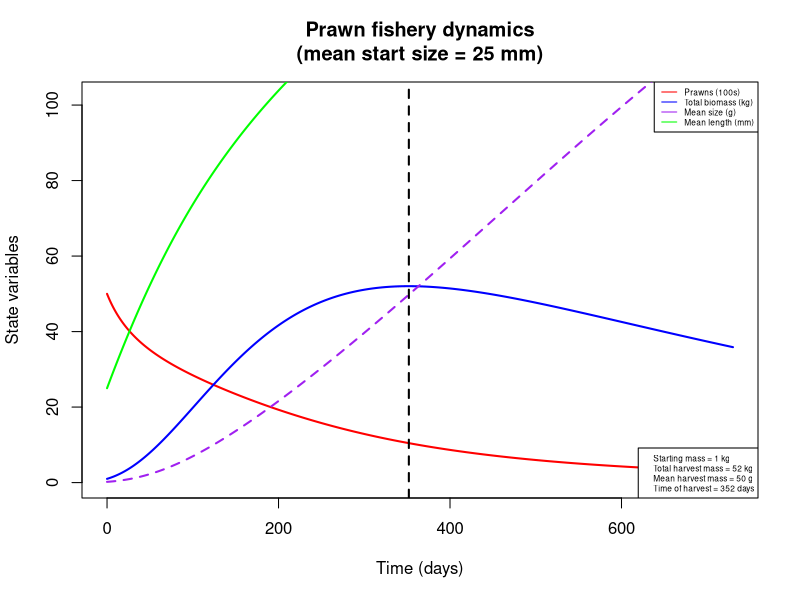
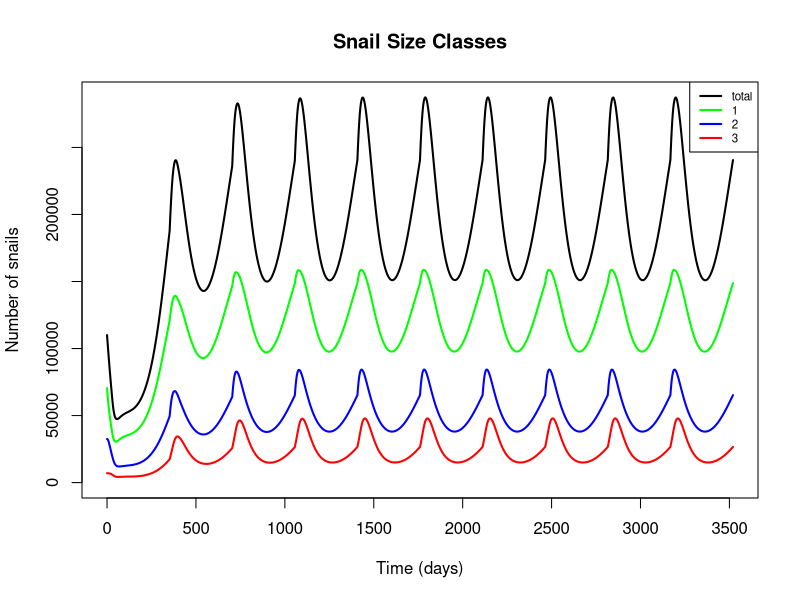
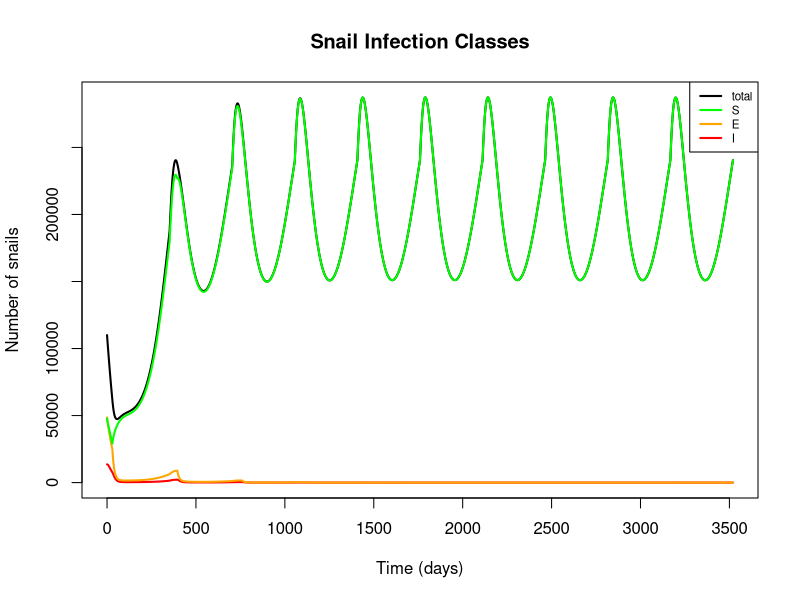
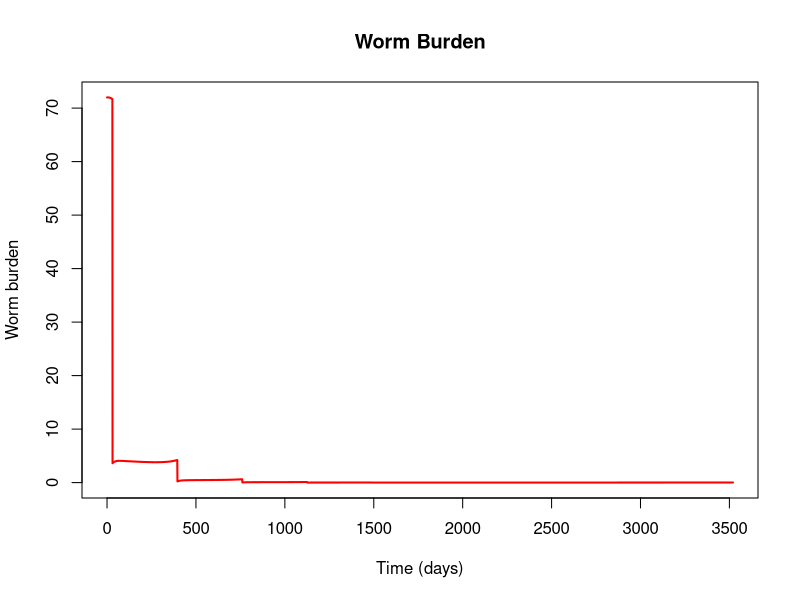
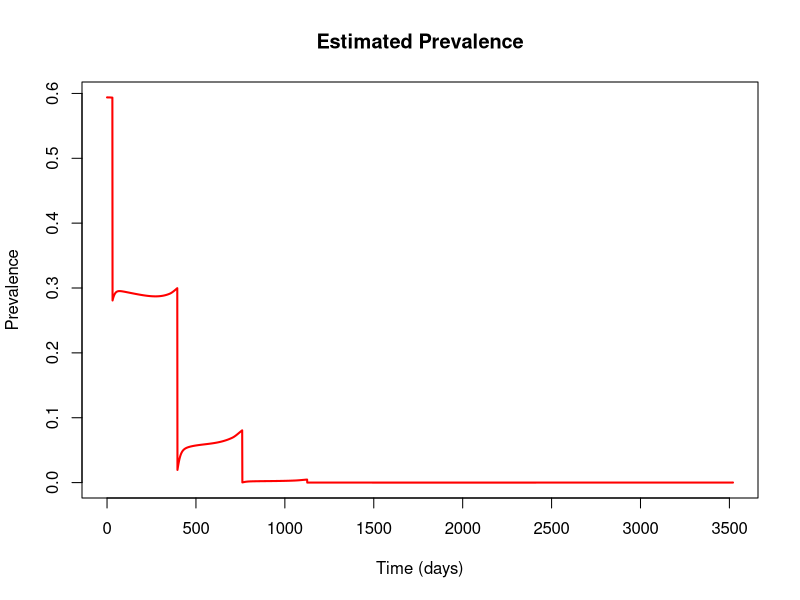
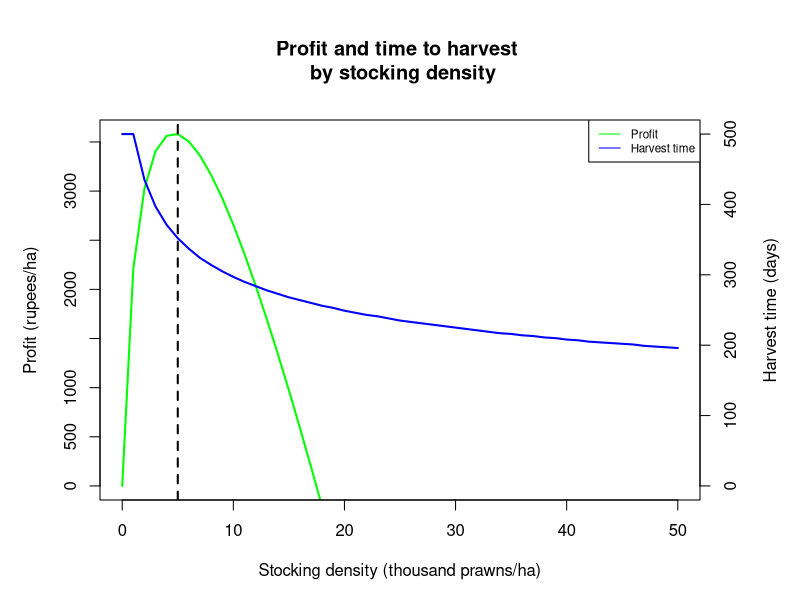
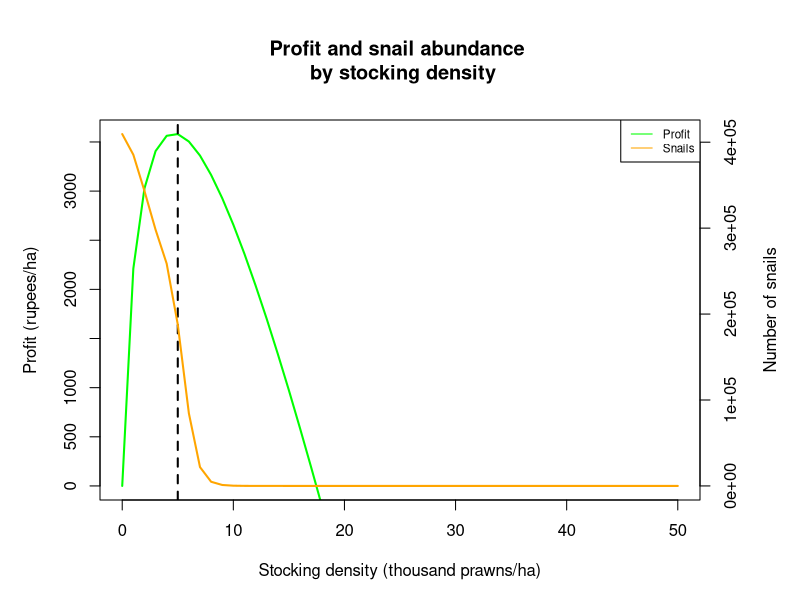
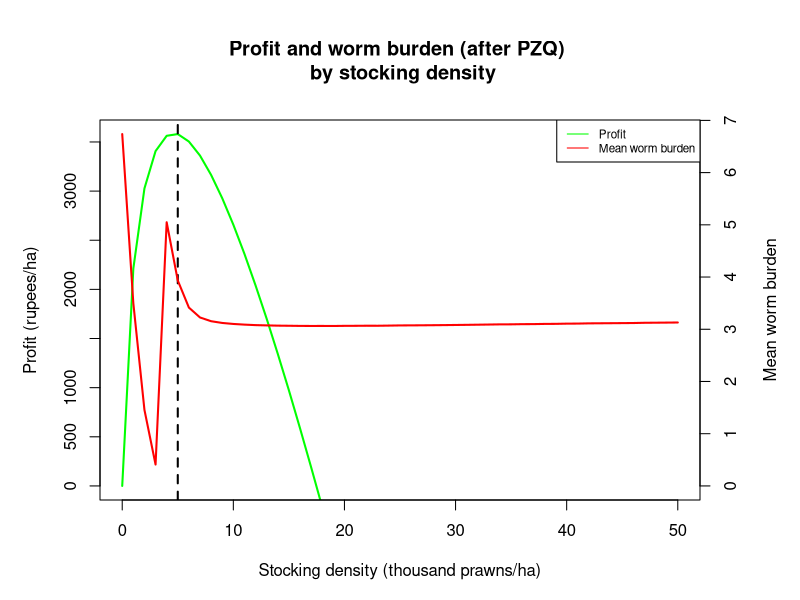

Write R code to recreate these figures, in order. (Note: this script raises an error after producing the figures.)
#### Full snail-prawn model including epidemiological, predation, and aquaculture components

## To-do list:
  # Understand implications of diagonal transition structure
  # Simulations: basic, Gates, natural restoration (simple approximation)
  # Sensitivity analysis
  # Other modeling ideas, time permitting:
    # Incorporate seasonality?

require(deSolve)
require(cowplot)
require(scales)

snail_prawn_model = function(t, n, parameters) { 
  with(as.list(parameters),{
    
    S1=n[1]
    S2=n[2]
    S3=n[3]
    E1=n[4]
    E2=n[5]
    E3=n[6]
    I2=n[7]
    I3=n[8]
    W=n[9]
    P=n[10]
    L=n[11]
    
    N1 = S1+E1     # Total snails of size class 1
    N2 = S2+E2+I2  # Total snails of size class 2
    N3 = S3+E3+I3  # Total snails of size class 3
    N = N1+N2+N3   # Total number of snails
    
    # Miracidial density per person as a function of mean worm burden (W) and miracidial shedding rate (m)
    M = m*0.5*W
    
    # Mean and total prawn biomass, converting from length (mm) to weight (g)
    Bm.p = (a.p/10)*(L/10)^b.p
    Bm.t = P*Bm.p
    
    # Mean snail biomass in each size class, converting from length (cm) to weight (g)
    Bm.n1 = a.s*0.4^b.s  # 4mm size class
    Bm.n2 = a.s*0.8^b.s  # 8mm size class
    Bm.n3 = a.s*1.2^b.s  # 12mm size class
    
    # Prawn-to-snail mass ratios for each size class
    Bm.r1 = Bm.p / Bm.n1
    Bm.r2 = Bm.p / Bm.n2
    Bm.r3 = Bm.p / Bm.n3
    
    # Attack rates for each size class as a function of biomass ratio
    alpha1 = ifelse(-log(3) + ar*log(Bm.r1) > 0, -log(3) + ar*log(Bm.r1), 0)
    alpha2 = ifelse(-log(3) + ar*log(Bm.r2) > 0, -log(3) + ar*log(Bm.r2), 0)
    alpha3 = ifelse(-log(3) + ar*log(Bm.r3) > 0, -log(3) + ar*log(Bm.r3), 0)
    
    # Adjusted attack rates, accounting for area of interest and limiting factors in the wild
    alpha_star1 = alpha1*s/A
    alpha_star2 = alpha2*s/A
    alpha_star3 = alpha3*s/A
    
    # Handling times for each size class as a function of biomass ratio
    handle1 = 1/(th*Bm.r1)
    handle2 = 1/(th*Bm.r2)
    handle3 = 1/(th*Bm.r3)
    
    # Functional responses for each size class
    psi1 = (P*alpha_star1) / (1+sum(alpha_star1*handle1*N1, alpha_star2*handle2*N2, alpha_star3*handle3*N3))
    psi2 = (P*alpha_star2) / (1+sum(alpha_star1*handle1*N1, alpha_star2*handle2*N2, alpha_star3*handle3*N3))
    psi3 = (P*alpha_star3) / (1+sum(alpha_star1*handle1*N1, alpha_star2*handle2*N2, alpha_star3*handle3*N3))
    
    # Fraction of E2 snails that transition directly to I3
    rho = g2/sigma
    
    ## Model equations:
    
    # Susceptible snails, class 1
    dS1dt = f*(1-N/(Kn*A))*(S2+S3+z*(E2+E3)) - muN1*S1 - psi1*S1 - g1*S1 - beta*M*H*S1
    
    # Susceptible snails, class 2
    dS2dt = g1*S1 - muN2*S2 - psi2*S2 - g2*S2 - beta*M*H*S2
    
    # Susceptible snails, class 3
    dS3dt = g2*S2 - muN3*S3 - psi3*S3 - beta*M*H*S3
    
    # Exposed (prepatent) snails, class 1
    dE1dt = beta*M*H*S1 - muN1*E1 - psi1*E1 - sigma*E1
    
    # Exposed (prepatent) snails, class 2
    dE2dt = beta*M*H*S2 - muN2*E2 - psi2*E2 - sigma*E2
    
    # Exposed (prepatent) snails, class 3
    dE3dt = beta*M*H*S3 - muN3*E3 - psi3*E3 - sigma*E3
    
    # Infectious (shedding) snails, class 2
    dI2dt = sigma*E1 + sigma*(1-rho)*E2 - (muN2 + muI)*I2 - psi2*I2
    
    # Infectious (shedding) snails, class 3
    dI3dt = sigma*rho*E2 + sigma*E3 - (muN3 + muI)*I3 - psi3*I3
    
    # Mean human worm burden
    dWdt = lambda*I2/A + theta*lambda*I3/A - (muW + muH)*W
    
    # Prawn abundance
    dPdt = -P*(muP*Bm.p^d + phi*Bm.t/(A/10000))
    
    # Mean prawn length (mm)
    dLdt = k/(1+gam*Bm.t/(A/10000))*(linf - L)
    
    
    return(list(c(dS1dt, dS2dt, dS3dt, dE1dt, dE2dt, dE3dt, dI2dt, dI3dt, dWdt, dPdt, dLdt)))
  }) 
} 


## Set initial values and parameters
#  Default settings: area = 10000, P = 5000/ha, L = 25 (0.2g post-larvae)
#  Gates settings: area = 20000; P = 500, 1000, 2500, 5000, 10000/ha; L = 67 or 100 (5g or 20g adults)
area = 10000
nstart = c(S1 = 3.54*area, S2 = 1.02*area, S3 = 0.22*area, E1 = 3.51*area, E2 = 1.1*area, E3 = 0.25*area, 
           I2 = 1.13*area, I3 = 0.23*area, W = 72, P = 5000*area/10000, L = 25)
time = seq(0, 365*2, 1)

parameters=c(
  # Location parameters
  A = area,             # Area of site of interest, m^2
  H = 1000,             # Human population at site of interest
  
  # Snail reproductive parameters
  f = 0.26,             # Birth rate of adult snails (snails/reproductive snail/day, including survival to detection - more like a recruitment rate); 
                        #   adjusted from Sokolow et al. 2015 to account for the fact that class 1 snails are assumed to be juveniles and therefore don't reproduce
  Kn = 50,              # Carrying capacity of snails (snails/m^2), from Sokolow et al. 2015
  z = 0.5,              # Fraction of prepatent snails that can reproduce, from Sokolow et al. 2015
  
  # Snail growth parameters
  a.s = 0.187178454,    # Allometric parameter for snail length-weight relationship, fitted to Sanna's data on B. glabrata
  b.s = 2.536764792,    # Allometric parameter for snail length-weight relationship, fitted to Sanna's data on B. glabrata
  g1 = 1/37,            # Growth rate of small snails (size class transition rate, in terms of days to grow 4mm; adapted from McCreesh et al. 2014, assuming water temp. of 25 C)
  g2 = 1/62,            # Growth rate of medium snails (size class transition rate, in terms of days to grow 4mm; adapted from McCreesh et al. 2014, assuming water temp. of 25 C)
  
  # Snail mortality parameters
  muN1 = 1/40,          # Natural mortality rate of small snails (deaths/snail/day; assume mean lifespan = 50 days)
  muN2 = 1/50,          # Natural mortality rate of medium snails (deaths/snail/day; assume mean lifespan = 50 days)
  muN3 = 1/60,          # Natural mortality rate of large snails (deaths/snail/day; assume mean lifespan = 50 days)
  muI = 1/10,           # Additional mortality rate of shedding snails as a result of infection, from Sokolow et al. 2015
  
  # Prawn growth parameters
  a.p = 0.096868,       # Allometric parameter for prawn length-weight relationship, from Lalrinsanga et al. 2012 (M. rosenbergii, growout phase)
  b.p = 3.2944,         # Allometric parameter for prawn length-weight relationship, from Lalrinsanga et al. 2012 (M. rosenbergii, growout phase)
  k = 0.00339726,       # Growth coefficient, from Nwosu & Wolfi 2006 (M. vollenhovenii); alternate value for M. rosenbergii, from Sampaio & Valenti 1996: 0.0104333333
  linf = 206,           # Max length (mm), from Nwosu & Wolfi 2006 (M. vollenhovenii)
  gam = 1e-5,           # Density-dependent growth parameter (based on biomass per hectare); informally adjusted based on Ranjeet & Kurup 2010
  
  # Prawn mortality parameters
  muP = 0.00610958904,  # Prawn mortality at unit weight, from Lorenzen 1996 (pond aquaculture)
  d = -0.382,           # Exponential relationship of weight with mortality, from Lorenzen 1996 (pond aquaculture)
  phi = 5e-8,           # Density-dependent mortality parameter (based on biomass per hectare); informally adjusted based on Ranjeet & Kurup 2010
  
  # Predation parameters
  ar = 1.1906,          # Coefficient for relationship between biomass ratio and attack rate, fitted to data from Sokolow et al. 2014
  th = 0.38561,         # Coefficient for relationship between biomass ratio and handling time, fitted to data from Sokolow et al. 2014
  s = 1/30,             # Scale factor limiting prawn attack rate in the wild (vs. lab conditions);
                        #   decreased from 1/10 to 1/30 in size class model to match expected elimination threshold
  
  # Infection parameters
  beta = 2e-6,          # Human-to-snail infection probability in reference area (infected snails/miracidia/snail/day); adjusted from Sokolow et al. 2015 (original value: 4e-6)
  m = 0.8,              # Miracidial shedding rate per adult female worm divided by miracidial mortality; from Sokolow et al. 2015
  sigma = 1/30,         # Latent period for exposed snails (infectious snails/exposed snail/day); adjusted from Sokolow et al. 2015 (original value: 1/50)
  lambda = 4e-2,        # Snail-to-human infection probability scaled to 1 m^2 (composite including cercarial shedding, mortality, infection, survival to patency); 
                        #   adjusted from Sokolow et al. 2015 (original value: 0.1)
  theta = 2,            # Scale factor describing increase in cercarial shedding rate in larger snails; from Chu & Dawood 1970 (estimated to be between 2 and 10)
  
  # Schisto mortality parameters
  muW = 1/(3.3*365),    # Natural mortality rate of adult worms in humans, assuming average lifespan of 3.3 years, from Sokolow et al. 2015
  muH = 1/(60*365)      # Natural mortality of humans (contributing to worm mortality), assuming average lifespan of 60 years, from Sokolow et al. 2015
)



## Run model and assess outcomes over one or more aquaculture cycles

# Start with single run to calculate the time to optimal harvest and other fisheries statistics
output = as.data.frame(ode(nstart, time, snail_prawn_model, parameters))
output$B = ((parameters['a.p']*(output$L/10)^parameters['b.p'])/10)       # Mean prawn biomass, transformed from length using allometric equation
output$Bt = output$B*output$P                                             # Total prawn biomass

start.mass.kg = output$Bt[output$time == 0]/1000                          # Total prawn biomass at beginning of cycle, in kg
harvest.mass.kg = max(output$Bt)/1000                                     # Total prawn biomass at end of cycle, in kg
harvest.size = output$B[output$Bt == max(output$Bt)]                      # Average prawn biomass at harvest, in g
harvest.time = output$time[output$Bt == max(output$Bt)]                   # Time to optimal harvest, in days

# Plot prawn aquaculture dynamics
plot(x = output$time, y = output$P/100, col = 'red', xlab = 'Time (days)', ylab = 'State variables', 
     type = 'l', lwd=2, xlim = c(0, max(output$time)), ylim = c(0, max(output$Bt/1000)+50),
     main = paste('Prawn fishery dynamics\n', '(mean start size = ', as.numeric(nstart[11]), ' mm)', sep = ''))
lines(x = output$time, y = output$Bt/1000, col = 'blue', lwd=2)
lines(x = output$time, y = output$B, col = 'purple', lwd=2, lty=2)
lines(x = output$time, y = output$L, col = 'green', lwd=2)
abline(v = harvest.time, lty = 2, lwd = 2)
legend('topright', legend = c('Prawns (100s)', 'Total biomass (kg)', 'Mean size (g)', 'Mean length (mm)'), 
       lty = 1, col = c('red', 'blue', 'purple', 'green'), cex = 0.5)
legend('bottomright', legend = c(paste('Starting mass =', round(start.mass.kg), 'kg', sep = ' '),
                                 paste('Total harvest mass =', round(harvest.mass.kg), 'kg', sep = ' '), 
                                 paste('Mean harvest mass =', round(harvest.size), 'g', sep = ' '), 
                                 paste('Time of harvest =', round(harvest.time), 'days', sep = ' ')), cex=0.5)

# Set the desired number of aquaculture cycles, and harvest time if not using optimum
# Default settings: harvest.time = optimal, ncycles = 15 (~10 years @ 8 months/cycle)
# Gates settings: harvest.time = 4 months, ncycles = 3 (1 year)
harvest.time = harvest.time
ncycles = 10
pzq.delay = 0
nstart.lt = nstart
nstart.lt['P'] = 0
time.lt = seq(0, pzq.delay + harvest.time*ncycles, 1)

# Define stocking events at the beginning of each cycle
stocking = data.frame(var = rep(c('P', 'L'), ncycles),
                      time = rep(seq(pzq.delay, pzq.delay + harvest.time*(ncycles-1), harvest.time), each = 2),
                      value = rep(c(nstart['P'], nstart['L']), ncycles),
                      method = rep('rep', ncycles*2))

# Define PZQ administration event
# Note: if administering before start of stocking, set time = 0 and instead set pzq.delay above
#   to time between MDA and first stocking
pzq.admin = 5
pzq.init = 30
pzq = data.frame(var = rep('W', pzq.admin), 
                 time = seq(pzq.init, pzq.init+(pzq.admin-1)*365, 365), 
                 value = rep(0.05, pzq.admin), 
                 method = rep('mult', pzq.admin))

# Run model and calculate outcomes of interest
output.lt = as.data.frame(ode(nstart.lt, time.lt, snail_prawn_model, parameters,
                              events = list(data = rbind(stocking, pzq))))

output.lt$S.t = output.lt$S1 + output.lt$S2 + output.lt$S3                      # Total susceptible snails
output.lt$E.t = output.lt$E1 + output.lt$E2 + output.lt$E3                      # Total exposed snails 
output.lt$I.t = output.lt$I2 + output.lt$I3                                     # Total infected snails
output.lt$N1.t = output.lt$S1 + output.lt$E1                                    # Total snails of size class 1
output.lt$N2.t = output.lt$S2 + output.lt$E2 + output.lt$I2                     # Total snails of size class 2
output.lt$N3.t = output.lt$S3 + output.lt$E3 + output.lt$I3                     # Total snails of size class 3
output.lt$N.t = output.lt$S.t + output.lt$E.t + output.lt$I.t                   # Total snails
output.lt$prev = pnbinom(2, size = 0.2, mu = output.lt$W, lower.tail = FALSE)   # Estimated prevalence, using a negative binomial dist. with k = 0.2 (fitted from EPLS data)
output.lt$B = ((parameters['a.p']*(output.lt$L/10)^parameters['b.p'])/10)       # Mean prawn biomass, transformed from length using allometric equation
output.lt$Bt = output.lt$B*output.lt$P                                          # Total prawn biomass

# Plot snail dynamics by size class
plot(x = output.lt$time, y = output.lt$N.t, type = 'l', col = 'black', lwd=2, xlab = 'Time (days)', 
     ylab = 'Number of snails', ylim = c(0,max(output.lt$N.t)),
     main = 'Snail Size Classes')
lines(output.lt$time, output.lt$N1.t, col = 'green', lwd = 2)
lines(output.lt$time, output.lt$N2.t, col = 'blue', lwd = 2)
lines(output.lt$time, output.lt$N3.t, col = 'red', lwd = 2)
legend('topright', legend = c('total', '1', '2', '3'), lwd = 2, col = c('black', 'green', 'blue', 'red'), cex = 0.7)

# Plot snail dynamics by infection class
plot(x = output.lt$time, y = output.lt$N.t, type = 'l', col = 'black', lwd=2, xlab = 'Time (days)', 
     ylab = 'Number of snails', ylim = c(0,max(output.lt$N.t)), 
     main = 'Snail Infection Classes')
lines(output.lt$time, output.lt$I.t, col = 'red', lwd = 2)
lines(output.lt$time, output.lt$E.t, col = 'orange', lwd = 2)
lines(output.lt$time, output.lt$S.t, col = 'green', lwd = 2)
legend('topright', legend = c('total', 'S', 'E', 'I'), lwd = 2, col = c('black', 'green', 'orange', 'red'), cex = 0.7)

# Plot mean human worm burden and prevalence of infection
plot(x = output.lt$time, y = output.lt$W, type = 'l', col = 'red', lwd=2, xlab = 'Time (days)', 
     ylab = 'Worm burden', ylim = c(0,max (output.lt$W)),
     main = 'Worm Burden')
plot(x = output.lt$time, y = output.lt$prev, type = 'l', col = 'red', lwd=2, xlab = 'Time (days)', 
     ylab = 'Prevalence', ylim = c(0,max (output.lt$prev)),
     main = 'Estimated Prevalence')



## Assess single-cycle outcomes over multiple stocking densities
#  NOTE: set parameters and initial values first!

# Run the model over the desired range of stocking densities (in thousands of post-larvae)
x = c(0:50)
nstart.sd = nstart
time.sd = seq(0, 500, 1)
harvest = numeric(length(x))
harvest.t = numeric(length(x))
snails = numeric(length(x))
worms = numeric(length(x))
for (i in x) {
  nstart.sd['P'] = 1000*i
  output.sd = as.data.frame(ode(nstart.sd, time.sd, snail_prawn_model, parameters,
                                events = list(data = pzq)))
  output.sd$S.t = output.sd$S1 + output.sd$S2 + output.sd$S3
  output.sd$E.t = output.sd$E1 + output.sd$E2 + output.sd$E3
  output.sd$I.t = output.sd$I2 + output.sd$I3
  output.sd$Inf.t = output.sd$E.t + output.sd$I.t
  output.sd$N.t = output.sd$S.t + output.sd$E.t + output.sd$I.t
  output.sd$B = ((parameters['a.p']*(output.sd$L/10)^parameters['b.p'])/10)
  output.sd$Bt = output.sd$B*output.sd$P
  harvest[i+1] = max(output.sd$Bt)/1000
  ht.tmp = output.sd$time[output.sd$Bt == max(output.sd$Bt)]
  harvest.t[i+1] = ifelse(ht.tmp != 0, ht.tmp, max(output.sd$time))
  snails[i+1] = output.sd$N.t[output.sd$time == harvest.t[i+1]]
  worms[i+1] = output.sd$W[output.sd$time == harvest.t[i+1]]
}

# Price estimates for profit calculation from Tamil Nadu Agricultural University, http://agritech.tnau.ac.in/fishery/fish_freshwaterprawn.html
p = 140                                           # Weighted average market price of prawns, in rupees/kg 
c = 600                                           # Cost of post-larvae, in rupees/1000 PL
delta = -log(1-0.1)/365                           # Discount rate, equivalent to 10%/year
profit = p*harvest*exp(-delta*(harvest.t)) - c*x  # Profit function, in terms of revenue (discounted by time to harvest) minus stocking costs 

# Plot estimated profit and time to harvest over stocking density
# (after one aquaculture cycle)
par(mar = c(5,5,6,5))
plot(x, profit, col = 'green', xlab = 'Stocking density (thousand prawns/ha)', ylab = 'Profit (rupees/ha)',
     ylim = c(0, max(profit)), type = 'l', lwd = 2, main = 'Profit and time to harvest \n by stocking density')
abline(v = which.max(profit)-1, lty = 2, lwd = 2)
par(new = T)
plot(x, harvest.t, col = 'blue', axes = F, xlab = NA, ylab = NA, ylim = c(0, max(harvest.t[-1])), type = 'l', lwd = 2)
axis(side = 4)
mtext(side = 4, line = 3, 'Harvest time (days)')
legend('topright', legend = c('Profit', 'Harvest time'), lty = 1, col = c('green', 'blue'), cex = 0.7)

# Plot estimated profit and snail abundance over stocking density
# (after one aquaculture cycle)
par(mar = c(5,5,6,5))
plot(x, profit, col = 'green', xlab = 'Stocking density (thousand prawns/ha)', ylab = 'Profit (rupees/ha)',
     ylim = c(0, max(profit)), type = 'l', lwd = 2, main = 'Profit and snail abundance \n by stocking density')
abline(v = which.max(profit)-1, lty = 2, lwd = 2)
par(new = T)
plot(x, snails, col = 'orange', axes = F, xlab = NA, ylab = NA, ylim = c(0, max(snails)), type = 'l', lwd = 2)
axis(side = 4)
mtext(side = 4, line = 3, 'Number of snails')
legend('topright', legend = c('Profit', 'Snails'), lty = 1, col = c('green', 'orange'), cex = 0.7)

# Plot estimated profit and mean worm burden over stocking density
# (after one aquaculture cycle)
par(mar = c(5,5,6,5))
plot(x, profit, col = 'green', xlab = 'Stocking density (thousand prawns/ha)', ylab = 'Profit (rupees/ha)',
     ylim = c(0, max(profit)), type = 'l', lwd = 2, main = 'Profit and worm burden (after PZQ) \n by stocking density')
abline(v = which.max(profit)-1, lty = 2, lwd = 2)
par(new = T)
plot(x, worms, col = 'red', axes = F, xlab = NA, ylab = NA, ylim = c(0, max(worms)), type = 'l', lwd = 2)
axis(side = 4)
mtext(side = 4, line = 3, 'Mean worm burden')
legend('topright', legend = c('Profit', 'Mean worm burden'), lty = 1, col = c('green', 'red'), cex = 0.7)



## Plots for publication

# Plot the course of the aquaculture cycle
plot.length = ggplot(output) + geom_line(aes(x=time/30, y=L/10)) + 
              theme(axis.ticks.x = element_blank(), axis.text.x = element_blank(), axis.title.x = element_blank()) + 
              ylab("Length (cm)")
plot.weight = ggplot(output) + geom_line(aes(x=time/30, y=B)) + 
              xlab("Time (months)") + ylab("Weight (g)")
plot.prawns = ggplot(output) + geom_line(aes(x=time/30, y=P)) + 
              theme(axis.ticks.x = element_blank(), axis.text.x = element_blank(), axis.title.x = element_blank()) + 
              ylab("Number of prawns")
plot.biomass = ggplot(output) + geom_line(aes(x=time/30, y=Bt/1000)) + 
               xlab("Time (months)") + ylab("Total biomass (kg)")
plot_grid(plot.length, plot.prawns, plot.weight, plot.biomass, labels = c('A', 'B', 'C', 'D'), align = 'hv')

# Plot curves for optimal harvest size and time by stocking density
plot.hsize = ggplot() + geom_line(aes(x=x, y=harvest)) + 
             xlab("Stocking density (thousand prawns/ha)") + ylab("Optimal harvest size (kg)")
plot.htime = ggplot() + geom_line(aes(x=x[-1], y=harvest.t[-1])) + 
             xlab("Stocking density (thousand prawns/ha)") + ylab("Optimal harvest time (days)") + ylim(c(0, 250))
plot_grid(plot.hsize, plot.htime, labels = c('A', 'B'), align = 'hv')

# Plot optimal profit curve
plot.profit = ggplot() + geom_line(aes(x=x, y=profit)) + geom_vline(xintercept = which.max(profit)-1, linetype = "dashed") +
              theme(axis.ticks.x = element_blank(), axis.text.x = element_blank(), axis.title.x = element_blank()) + 
              ylab("Profit (rupees)") + ylim(c(0, max(profit)))
plot.snails = ggplot() + geom_line(aes(x=x, y=snails)) + geom_vline(xintercept = which.max(profit)-1, linetype = "dashed") +
              xlab("Stocking density (thousand prawns/ha)") + ylab("Number of snails") +
              scale_y_continuous(labels = comma)
plot_grid(plot.profit, plot.snails, labels = c('B', 'D'), align = 'hv', ncol = 1)

# Plot snail population and prevalence over 10 aquaculture cycles
plot.snails10 = ggplot(output.lt) + geom_line(aes(x=time/30, y=N.t)) + geom_line(aes(x=time/30, y=E.t+I.t), linetype = "dashed") + 
                xlab("Time (months)") + ylab("Number of snails") +
                scale_y_continuous(labels = comma)
plot.prev = ggplot(output.lt) + geom_line(aes(x=time/30, y=prev)) +
            xlab("Time (months)") + ylab("Prevalence") + ylim(c(0, max(output.lt$prev)))
plot_grid(plot.snails10, plot.prev, labels = c('A', 'B'), align = 'hv')
